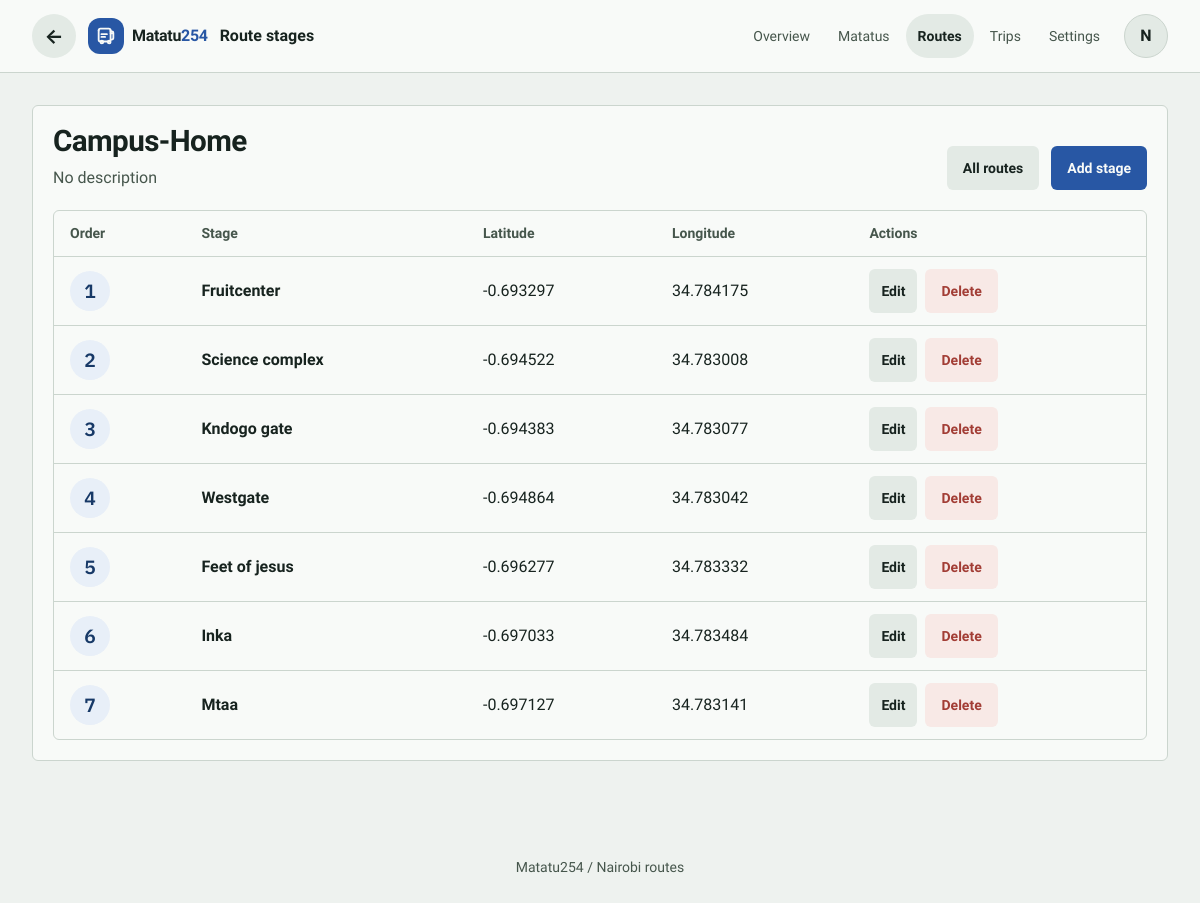
/management/routes/4/stages/ (signed in), run on the app's committed database.
### accounts/models.py (models this page shows, shortened)
class User(AbstractUser):
  PASSANGER = 'PASSANGER'
  CONDUCTOR = 'CONDUCTOR'
  ADMIN = 'ADMIN'
  ROLE_CHOICES = [
    (PASSANGER, 'Passenger'),
    (CONDUCTOR, 'Conductor'),
    (ADMIN, 'Admin')
  ]
  phone_number = models.CharField(max_length=15, unique=True, blank=True, null=True)
  profile_image = models.ImageField(upload_to='profile_images/%Y/%m/', blank=True)
  role = models.CharField(max_length=20, choices=ROLE_CHOICES, default=PASSANGER)
  matatu = models.ForeignKey(
    'fleet.Matatu',
    on_delete=models.SET_NULL,
    null=True,
    blank=True,
    related_name='conductor',
    help_text='Matatu assigned to this conductor (1:1 per MVP)'
  )
  created_at = models.DateTimeField(auto_now_add=True)
  updated_at = models.DateTimeField(auto_now=True)

### r_outes/models.py (models this page shows, shortened)
class Route(models.Model):
    name = models.CharField(max_length=100, unique=True)
    description = models.TextField(max_length=150, blank=True)

class Stage(models.Model):
    route = models.ForeignKey(Route, on_delete=models.CASCADE, related_name="stages")
    name = models.CharField(max_length=100)
    sequence_order = models.PositiveIntegerField()
    latitude = models.DecimalField(max_digits=9, decimal_places=6)
    longitude = models.DecimalField(max_digits=9, decimal_places=6)
    class Meta:
        ordering = ["route", "sequence_order"]
        constraints = [
            models.UniqueConstraint(
                fields=["route", "sequence_order"],
                name="unique_stage_order_per_route",
            ),
        ]

### management/views.py (the view)
# urls.py: path("routes/<int:pk>/stages/", views.route_stages, name="route-stages"),
@login_required
@user_passes_test(is_admin)
def route_stages(request, pk):
    route = get_object_or_404(Route, pk=pk)
    stages = route.stages.order_by('sequence_order')
    return render(request, "management/route_stages.html", {'route': route, 'stages': stages})

### management/views.py (called while the page is built)
def is_admin(user):
    return user.is_authenticated and user.role == 'ADMIN'

### management/templates/management/route_stages.html (shortened to what this page needs)
{% extends 'base.html' %}
{% block app_title %}Route stages{% endblock %}
{% block app_back %}<a class="header-back" href="{% url 'management:route-list' %}" data-nav-direction="back" aria-label="Back to routes">←</a>{% endblock %}
{% block content %}
<section class="page-shell admin-list">
  <header class="page-heading"><div><h1>{{ route.name }}</h1><p>{{ route.description|default:'No description' }}</p></div><div class="btn-row"><a class="btn btn-secondary" href="{% url 'management:route-list' %}">All routes</a><a class="btn btn-primary" href="{% url 'management:stage-create' route.pk %}">Add stage</a></div></header>
  {% if stages %}
    <div class="surface table-wrap"><table><thead><tr><th>Order</th><th>Stage</th><th>Latitude</th><th>Longitude</th><th>Actions</th></tr></thead><tbody>
      {% for stage in stages %}<tr><td><span class="stage-number">{{ stage.sequence_order }}</span></td><td><strong>{{ stage.name }}</strong></td><td>{{ stage.latitude }}</td><td>{{ stage.longitude }}</td><td><div class="table-actions"><a class="btn btn-secondary btn-sm" href="{% url 'management:stage-edit' stage.pk %}">Edit</a><form method="post" action="{% url 'management:stage-delete' stage.pk %}" data-confirm="Delete this stage?">{% csrf_token %}<button class="btn btn-danger btn-sm" type="submit">Delete</button></form></div></td></tr>{% endfor %}
    </tbody></table></div>
  {% else %}<div class="surface empty-state"><h2>No stages yet</h2><p>Add the first stop in the order vehicles travel this route.</p><a class="btn btn-primary" href="{% url 'management:stage-create' route.pk %}">Add stage</a></div>{% endif %}
</section>
{% endblock %}

### templates/base.html (shortened to what this page needs)
<!DOCTYPE html>
<html lang="en" data-theme-mode="light">
<head>
  {% load static %}
  <link rel="stylesheet" href="{% static 'css/tokens.css' %}?v=20261125b">
  <link rel="stylesheet" href="{% static 'css/app.css' %}?v=20261125b">
</head>
<body{% if user.is_authenticated %} class="app-user{% if user.role == 'PASSANGER' %} narrow-shell{% endif %}{% if user.role == 'CONDUCTOR' %} app-conductor{% endif %}"{% endif %}>
  <header class="site-header">
    <div class="site-header-inner">
      {% block app_back %}{% endblock %}
      <a class="app-brand" href="{% if user.is_authenticated and user.role == 'CONDUCTOR' %}{% url 'conductor:dashboard' %}{% elif user.is_authenticated and user.role == 'ADMIN' %}{% url 'management:dashboard' %}{% elif user.is_authenticated %}{% url 'core:dashboard' %}{% else %}{% url 'core:home' %}{% endif %}" aria-label="Matatu254 home">
        <span class="brand-mark" aria-hidden="true">
        </span>
        <span>Matatu<span class="brand-accent">254</span></span>
      </a>
      <p class="app-title">{% block app_title %}{{ request.resolver_match.url_name|default:'Matatu254'|title }}{% endblock %}</p>
      {% if user.is_authenticated %}
        {% if user.role == 'ADMIN' %}
        <nav class="top-nav" aria-label="Management">
          <a href="{% url 'management:dashboard' %}"{% if request.resolver_match.namespace == 'management' and request.resolver_match.url_name == 'dashboard' %} aria-current="page"{% endif %}>Overview</a>
          <a href="{% url 'management:matatu-list' %}"{% if request.resolver_match.url_name|slice:":6" == 'matatu' %} aria-current="page"{% endif %}>Matatus</a>
          <a href="{% url 'management:route-list' %}"{% if request.resolver_match.url_name|slice:":5" == 'route' or request.resolver_match.url_name|slice:":5" == 'stage' %} aria-current="page"{% endif %}>Routes</a>
          <a href="{% url 'management:trip-list' %}"{% if request.resolver_match.url_name|slice:":4" == 'trip' %} aria-current="page"{% endif %}>Trips</a>
          <a href="{% url 'management:system-config' %}"{% if request.resolver_match.url_name|slice:":13" == 'system-config' %} aria-current="page"{% endif %}>Settings</a>
        </nav>
        {% endif %}
        <a class="header-profile" href="{% url 'accounts:profile' %}" aria-label="Open profile for {{ user.username }}">
          {% if user.profile_image %}
            <img src="{{ user.profile_image.url }}" alt="" width="40" height="40">
          {% else %}
            <span aria-hidden="true">{{ user.first_name|default:user.username|slice:":1"|upper }}</span>
          {% endif %}
        </a>
      {% else %}
        <a class="header-action" href="{% url 'accounts:login' %}">Sign in</a>
      {% endif %}
    </div>
  </header>
  <main class="main" id="main-content">{% block content %}{% endblock %}</main>
  <footer>Matatu254 <span aria-hidden="true">/</span> Nairobi routes</footer>
</body>
</html>

### data on the page
User: first_name "N"
Route: name "Campus-Home", description "No description"
Stage: sequence_order "1", name "Fruitcenter", latitude "-0.693297", longitude "34.784175"
Stage: sequence_order "2", name "Science complex", latitude "-0.694522", longitude "34.783008"
Stage: sequence_order "3", name "Kndogo gate", latitude "-0.694383", longitude "34.783077"
Stage: sequence_order "4", name "Westgate", latitude "-0.694864", longitude "34.783042"
Stage: sequence_order "5", name "Feet of jesus", latitude "-0.696277", longitude "34.783332"
Stage: sequence_order "6", name "Inka", latitude "-0.697033", longitude "34.783484"
Stage: sequence_order "7", name "Mtaa", latitude "-0.697127", longitude "34.783141"
